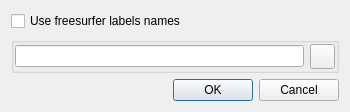
<?xml version="1.0" encoding="UTF-8"?>
<ui version="4.0">
 <class>ConnectomeGenerateDialog</class>
 <widget class="QDialog" name="ConnectomeGenerateDialog">
  <property name="geometry">
   <rect>
    <x>0</x>
    <y>0</y>
    <width>350</width>
    <height>106</height>
   </rect>
  </property>
  <property name="windowTitle">
   <string>Generate Connectome</string>
  </property>
  <layout class="QVBoxLayout" name="verticalLayout_2">
   <item>
    <widget class="QCheckBox" name="UseFreesurferBox">
     <property name="text">
      <string>Use freesurfer labels names</string>
     </property>
    </widget>
   </item>
   <item>
    <widget class="QGroupBox" name="groupBox">
     <property name="title">
      <string/>
     </property>
     <layout class="QVBoxLayout" name="verticalLayout">
      <property name="margin">
       <number>1</number>
      </property>
      <item>
       <layout class="QHBoxLayout" name="horizontalLayout">
        <item>
         <widget class="QLineEdit" name="FileNameEdit"/>
        </item>
        <item>
         <widget class="QPushButton" name="BrowseButton">
          <property name="minimumSize">
           <size>
            <width>25</width>
            <height>25</height>
           </size>
          </property>
          <property name="maximumSize">
           <size>
            <width>25</width>
            <height>25</height>
           </size>
          </property>
          <property name="text">
           <string/>
          </property>
          <property name="icon">
           <iconset resource="TractCreator.qrc">
            <normaloff>:/images/Open.png</normaloff>:/images/Open.png</iconset>
          </property>
          <property name="iconSize">
           <size>
            <width>23</width>
            <height>23</height>
           </size>
          </property>
         </widget>
        </item>
       </layout>
      </item>
     </layout>
    </widget>
   </item>
   <item>
    <widget class="QDialogButtonBox" name="buttonBox">
     <property name="orientation">
      <enum>Qt::Horizontal</enum>
     </property>
     <property name="standardButtons">
      <set>QDialogButtonBox::Cancel|QDialogButtonBox::Ok</set>
     </property>
    </widget>
   </item>
  </layout>
 </widget>
 <resources>
  <include location="TractCreator.qrc"/>
 </resources>
 <connections>
  <connection>
   <sender>buttonBox</sender>
   <signal>accepted()</signal>
   <receiver>ConnectomeGenerateDialog</receiver>
   <slot>accept()</slot>
   <hints>
    <hint type="sourcelabel">
     <x>227</x>
     <y>102</y>
    </hint>
    <hint type="destinationlabel">
     <x>157</x>
     <y>121</y>
    </hint>
   </hints>
  </connection>
  <connection>
   <sender>buttonBox</sender>
   <signal>rejected()</signal>
   <receiver>ConnectomeGenerateDialog</receiver>
   <slot>reject()</slot>
   <hints>
    <hint type="sourcelabel">
     <x>295</x>
     <y>108</y>
    </hint>
    <hint type="destinationlabel">
     <x>286</x>
     <y>121</y>
    </hint>
   </hints>
  </connection>
  <connection>
   <sender>UseFreesurferBox</sender>
   <signal>toggled(bool)</signal>
   <receiver>groupBox</receiver>
   <slot>setDisabled(bool)</slot>
   <hints>
    <hint type="sourcelabel">
     <x>74</x>
     <y>15</y>
    </hint>
    <hint type="destinationlabel">
     <x>78</x>
     <y>40</y>
    </hint>
   </hints>
  </connection>
 </connections>
</ui>
